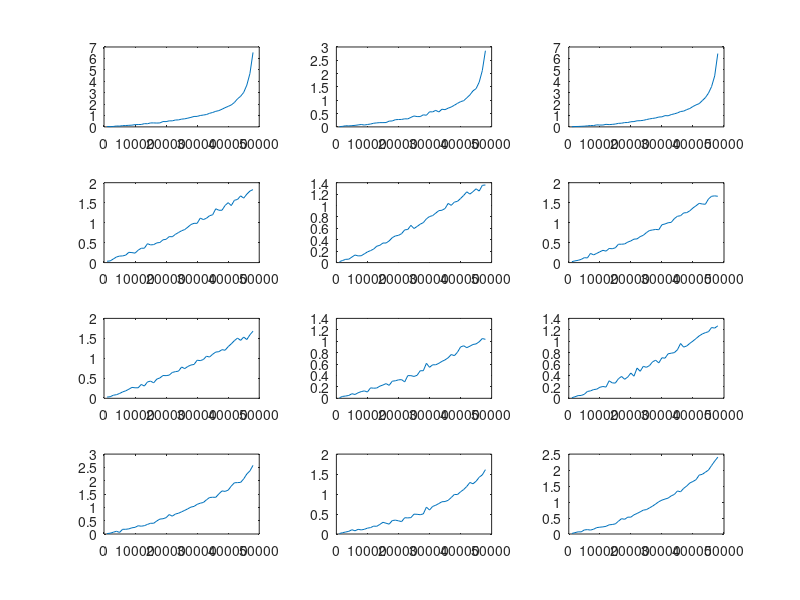

This figure's MATLAB source:
data = [0.03,0.027,0.037,0.077,0.07,0.11,0.12,0.137,0.153,0.197,0.207,0.21,0.283,0.277,0.347,0.347,0.337,0.347,0.467,0.463,0.527,0.53,0.603,0.613,0.68,0.707,0.767,0.833,0.913,0.92,0.997,1.037,1.083,1.19,1.263,1.363,1.427,1.547,1.683,1.797,1.923,2.137,2.457,2.68,3.023,3.657,4.673,6.523,
0.01,0.02,0.043,0.037,0.047,0.057,0.073,0.09,0.07,0.09,0.107,0.137,0.15,0.16,0.16,0.163,0.217,0.223,0.27,0.277,0.28,0.303,0.3,0.357,0.41,0.387,0.387,0.453,0.437,0.567,0.563,0.62,0.56,0.663,0.647,0.703,0.747,0.813,0.883,0.947,0.983,1.09,1.2,1.353,1.437,1.68,2.113,2.86,
0.017,0.033,0.037,0.05,0.063,0.09,0.12,0.117,0.177,0.163,0.163,0.223,0.2,0.22,0.25,0.31,0.323,0.377,0.383,0.45,0.467,0.533,0.543,0.573,0.64,0.7,0.743,0.783,0.863,0.88,0.987,0.973,1.077,1.143,1.223,1.347,1.383,1.513,1.613,1.787,1.927,2.037,2.3,2.563,2.957,3.533,4.467,6.423,
0.033,0.043,0.09,0.14,0.163,0.167,0.187,0.257,0.25,0.237,0.31,0.36,0.36,0.473,0.443,0.45,0.493,0.503,0.57,0.583,0.65,0.647,0.707,0.753,0.797,0.827,0.887,0.953,0.983,0.983,1.113,1.077,1.11,1.173,1.197,1.347,1.31,1.31,1.43,1.5,1.427,1.56,1.58,1.67,1.613,1.713,1.79,1.827,
0.017,0.037,0.057,0.06,0.097,0.133,0.117,0.12,0.153,0.187,0.21,0.237,0.287,0.303,0.343,0.343,0.38,0.437,0.467,0.477,0.507,0.573,0.58,0.653,0.597,0.633,0.673,0.7,0.767,0.807,0.823,0.867,0.91,0.917,0.947,1.037,1.003,1.06,1.073,1.123,1.177,1.24,1.2,1.243,1.293,1.253,1.353,1.36,
0.023,0.043,0.057,0.08,0.123,0.117,0.23,0.193,0.23,0.27,0.307,0.287,0.353,0.347,0.37,0.46,0.46,0.467,0.513,0.543,0.587,0.593,0.65,0.683,0.75,0.803,0.817,0.83,0.823,0.947,0.967,0.997,1.007,1.1,1.16,1.173,1.243,1.25,1.297,1.367,1.423,1.483,1.467,1.46,1.593,1.66,1.67,1.66,
0.03,0.04,0.077,0.09,0.12,0.16,0.187,0.227,0.273,0.263,0.263,0.347,0.307,0.41,0.43,0.387,0.48,0.51,0.57,0.567,0.58,0.647,0.667,0.68,0.783,0.743,0.797,0.833,0.847,0.953,0.943,0.97,1.053,1.033,1.103,1.157,1.167,1.217,1.203,1.293,1.363,1.443,1.507,1.45,1.533,1.47,1.59,1.68,
0.01,0.033,0.04,0.05,0.08,0.067,0.097,0.117,0.13,0.11,0.183,0.177,0.18,0.213,0.233,0.257,0.227,0.3,0.307,0.323,0.327,0.287,0.397,0.397,0.383,0.403,0.483,0.483,0.613,0.543,0.587,0.587,0.613,0.647,0.673,0.71,0.767,0.747,0.807,0.9,0.92,0.887,0.913,0.943,0.953,0.99,1.047,1.033,
0.01,0.027,0.047,0.05,0.07,0.12,0.13,0.153,0.16,0.193,0.207,0.197,0.307,0.27,0.267,0.343,0.383,0.333,0.373,0.443,0.387,0.53,0.473,0.56,0.543,0.573,0.64,0.667,0.62,0.71,0.703,0.78,0.79,0.8,0.85,0.96,0.897,0.917,0.963,1.003,1.047,1.093,1.127,1.15,1.167,1.24,1.23,1.27,
0.017,0.03,0.067,0.103,0.06,0.177,0.177,0.193,0.233,0.25,0.31,0.293,0.313,0.36,0.403,0.403,0.49,0.56,0.573,0.613,0.73,0.67,0.75,0.78,0.833,0.887,0.947,1.01,1.037,1.113,1.157,1.183,1.283,1.37,1.38,1.377,1.507,1.617,1.6,1.647,1.8,1.923,1.93,1.937,2.07,2.253,2.37,2.577,
0.013,0.033,0.05,0.067,0.107,0.08,0.117,0.103,0.117,0.147,0.16,0.197,0.193,0.24,0.293,0.27,0.247,0.337,0.347,0.33,0.31,0.407,0.403,0.41,0.497,0.493,0.483,0.503,0.673,0.6,0.69,0.72,0.763,0.807,0.813,0.843,0.913,0.99,0.987,1.057,1.113,1.19,1.29,1.257,1.32,1.42,1.48,1.61,
0.017,0.043,0.067,0.067,0.127,0.137,0.123,0.15,0.2,0.213,0.223,0.24,0.287,0.297,0.317,0.4,0.48,0.46,0.527,0.527,0.6,0.643,0.693,0.747,0.763,0.817,0.873,0.94,1.01,1.06,1.093,1.123,1.193,1.237,1.347,1.32,1.427,1.503,1.597,1.643,1.7,1.843,1.867,1.933,2,2.143,2.28,2.403];

testNum = zeros(1,48);
for i = 1:48
    testNum(i) = i * 1000;
end

for i = 1:12
    subplot(4,3,i)
%     figure,
    plot(testNum, data(i,:));
end
